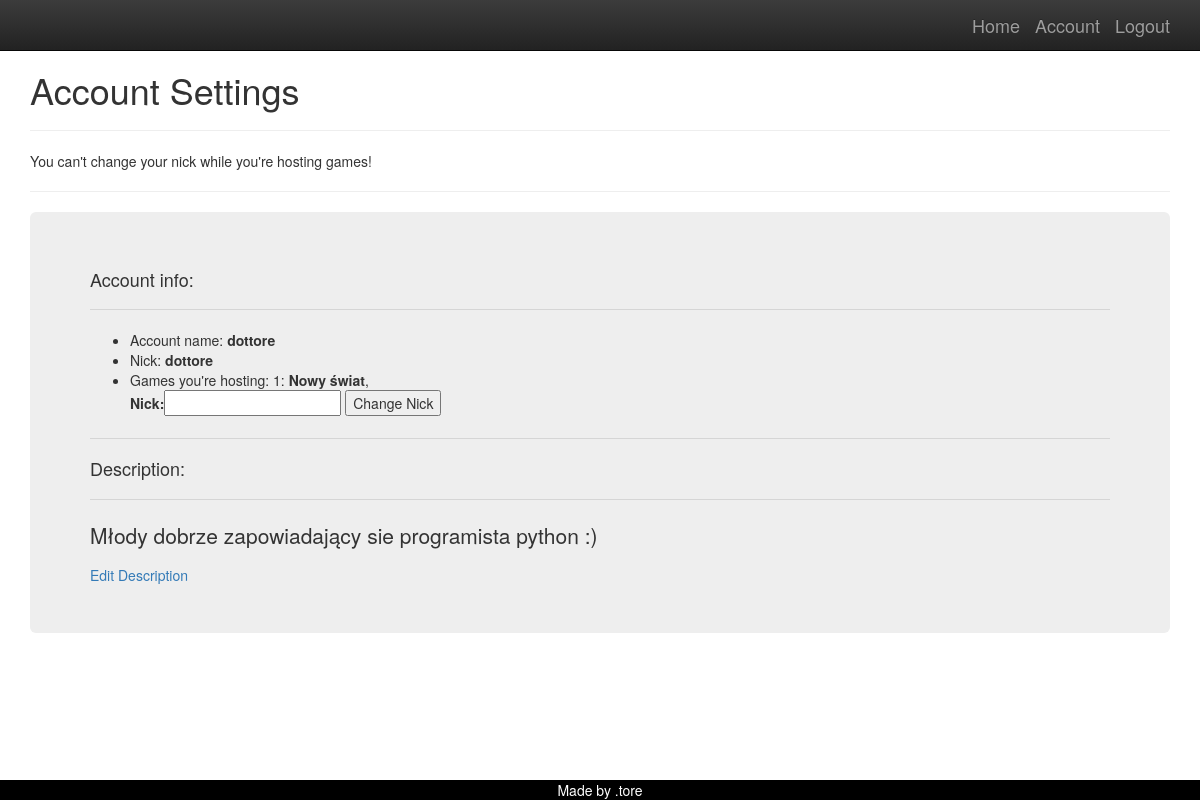
Page /player/account/dottore=nickchange_forbidden (signed in) on the committed database.
### game/models.py (models this page shows, shortened)
class Notification(models.Model):
    name = models.CharField(max_length=150)
    note = models.TextField(blank=True, null=True)

class Game(models.Model):
    name = models.CharField(max_length=150)
    host = models.CharField(max_length=10)
    is_played = models.BooleanField(default = False)
    players_ready = models.IntegerField(default =0)
    max_players = models.IntegerField(default=4)
    who_is_ready = models.ManyToManyField(Player)

### player/models.py (models this page shows)
class Player(models.Model):
    name = models.ForeignKey(User,on_delete=models.CASCADE,related_name='player_name')
    parent= models.CharField(max_length = 10)
    nick = models.CharField(max_length=10 )
    description = models.TextField(max_length = 300, null = True)
    def __str__(self):
        return self.nick

### player/views.py (the view)
# urls.py: path('account/<str:acc>=<str:notif>', account, name="player_account"),
@login_required
def account(request, acc, notif):
    usr =request.user
    player = Player.objects.get(parent=usr.username)
    form = ChangeNick
    hs = Game.objects.filter(host=player.nick)
    hs_nr = hs.count()
    noti = Notification.objects.get(name=notif)
    desc = player.description
    args = {'player':player,'form':form, 'games':hs, 'games_nr':hs_nr,'notification':noti.note, 'description':desc}
    return render(request, 'player/player_account.html', args)

### templates/player/player_account.html (shortened to what this page needs)
{% extends 'base.html' %}
{% block content %}
<h1>Account Settings</h1>
<hr>
{{notification}}
<hr>
<div class = 'jumbotron'>
    <h4>Account info:</h4>
    <hr>
    <ul>
        <li>Account name:<strong> {{user.username}}</strong></li>
        <li>Nick: <strong>{{player}}</strong></li>
        <li>
            Games you're hosting: {{games_nr}}: {% for g in games %}
            <strong>{{g.name}}</strong>,
            {% endfor %}
        </li>
        <form method ="POST" action = '{% url 'change_nick' %}'>
{{form}}
    <button type = 'submit' name="create" value = 'ok'>Change Nick</button>
       </form>
    </ul>
    <hr>
    <h4> Description:</h4>
    <hr>
    <p>
        {{description}}
    </p>
    <a href='{% url "edit_description" user.username%}'>Edit Description</a>
</div>
</div>
{% endblock %}

### templates/base.html (style rules this page uses)
body { padding-top: 50px; padding-bottom: 20px; }

### rows in the picture
Notification: note "You can't change your nick while you're hosting games!"
Player: nick "dottore", description "Młody dobrze zapowiadający sie programista python :)"
Game: name "Nowy świat"

### other values in the picture
{{ user.username }} "dottore"
{{ games_nr }} "1"
